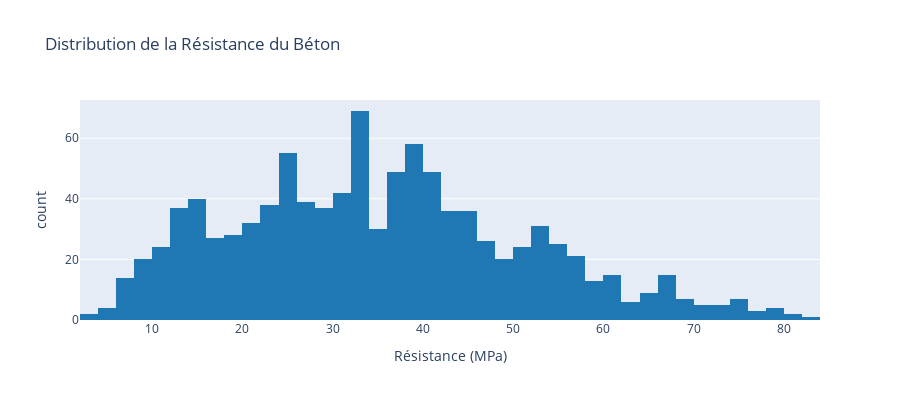

Source (notebook cell):
### Markdown cell above
## 4. Analyse Exploratoire et Visualisation avec Plotly

### Code cell
fig1 = px.histogram(df_clean, x='concrete_compressive_strength', 
                    nbins=50,
                    title='Distribution de la Résistance du Béton',
                    labels={'concrete_compressive_strength': 'Résistance (MPa)'},
                    color_discrete_sequence=['#1f77b4'])
fig1.update_layout(showlegend=False, height=400)
fig1.show()

### Figure 1 — Plotly figure (JSON) as saved in the notebook; plotly's stock layout.template omitted (floating-point values rounded to 4 significant figures; data arrays with more than 128 entries replaced by an {"elided": "..."} marker saying what was removed)
{"data": [{"alignmentgroup": "True", "bingroup": "x", "hovertemplate": "Résistance (MPa)=%{x}<br>count=%{y}<extra></extra>", "legendgroup": "", "marker": {"color": "#1f77b4", "pattern": {"shape": ""}}, "name": "", "nbinsx": 50, "offsetgroup": "", "orientation": "v", "showlegend": false, "type": "histogram", "x": {"elided": "1005 float values"}, "xaxis": "x", "yaxis": "y"}], "layout": {"barmode": "relative", "height": 400, "legend": {"tracegroupgap": 0}, "showlegend": false, "title": {"text": "Distribution de la Résistance du Béton"}, "xaxis": {"anchor": "y", "domain": [0, 1], "title": {"text": "Résistance (MPa)"}}, "yaxis": {"anchor": "x", "domain": [0, 1], "title": {"text": "count"}}}}
